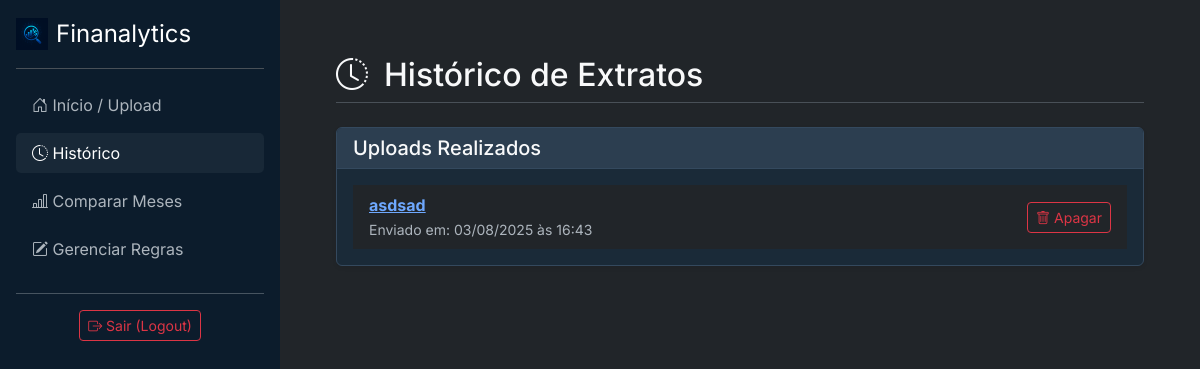
/historico/ (signed in), run on an earlier commit of the app's database.
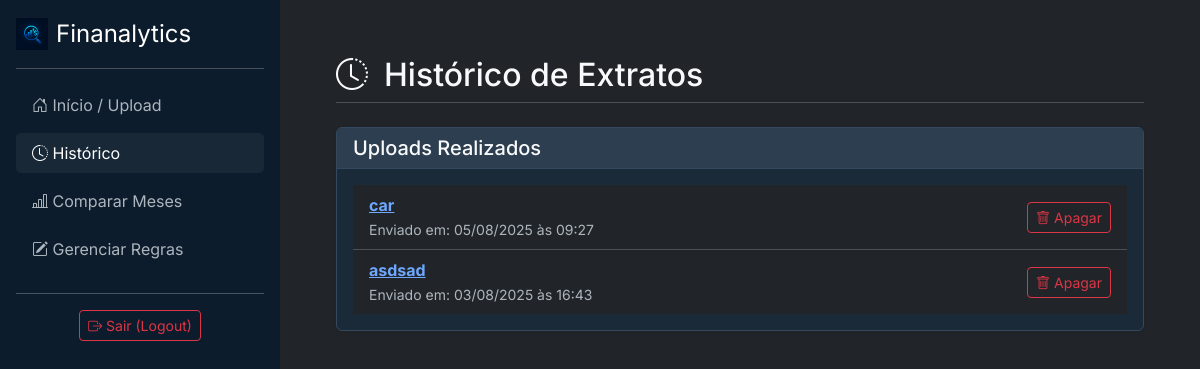
And on a later commit of the database.
### analisador/models.py (models this page shows, shortened)
class Extrato(models.Model):
    usuario = models.ForeignKey(User, on_delete=models.CASCADE)
    mes_referencia = models.CharField(max_length=50, help_text="Ex: Julho/2025")
    data_upload = models.DateTimeField(auto_now_add=True) # Salva a data do upload automaticamente

### analisador/views.py (the view)
# urls.py: path('historico/', views.historico_extratos, name='historico'),
@login_required
def historico_extratos(request):
    extratos = Extrato.objects.filter(usuario=request.user).order_by('-data_upload')
    contexto = {
        'extratos': extratos,
        'active_page': 'historico'
    }
    return render(request, 'analisador/historico.html', contexto)

### analisador/templates/analisador/historico.html (shortened to what this page needs)
{% extends 'analisador/base.html' %}
{% block content %}
    <div class="d-flex justify-content-between align-items-center mb-4 pb-2 border-bottom">
        <h1 class="h2 mb-0"><i class="bi bi-clock-history me-3"></i>Histórico de Extratos</h1>
    </div>
    <div class="card shadow-sm">
        <div class="card-header">
            <h5 class="card-title mb-0">Uploads Realizados</h5>
        </div>
        <div class="card-body">
{% if extratos %}
    <ul class="list-group list-group-flush">
        {% for extrato in extratos %}
        <li class="list-group-item d-flex justify-content-between align-items-center">
            <div>
                <a href="{% url 'pagina_relatorio' extrato_id=extrato.id %}">
                    <strong>{{ extrato.mes_referencia }}</strong>
                </a>
                <br>
                <small class="text-muted">Enviado em: {{ extrato.data_upload|date:"d/m/Y \à\s H:i" }}</small>
            </div>
            <div>
                <form action="{% url 'apagar_extrato' extrato_id=extrato.id %}" method="POST" onsubmit="return confirm('Tem certeza que deseja apagar este extrato e todas as suas transações? Esta ação não pode ser desfeita.');">
                    <button type="submit" class="btn btn-sm btn-outline-danger">
                        <i class="bi bi-trash"></i> Apagar
                    </button>
                </form>
            </div>
        </li>
        {% endfor %}
    </ul>
{% else %}
    <p class="text-center text-muted">Você ainda não enviou nenhum extrato.</p>
{% endif %}
        </div>
    </div>
{% endblock %}

What changed in the data, as far as the page shows it:
added Extrato: mes_referencia "car", data_upload "05/08/2025 às 09:27"
